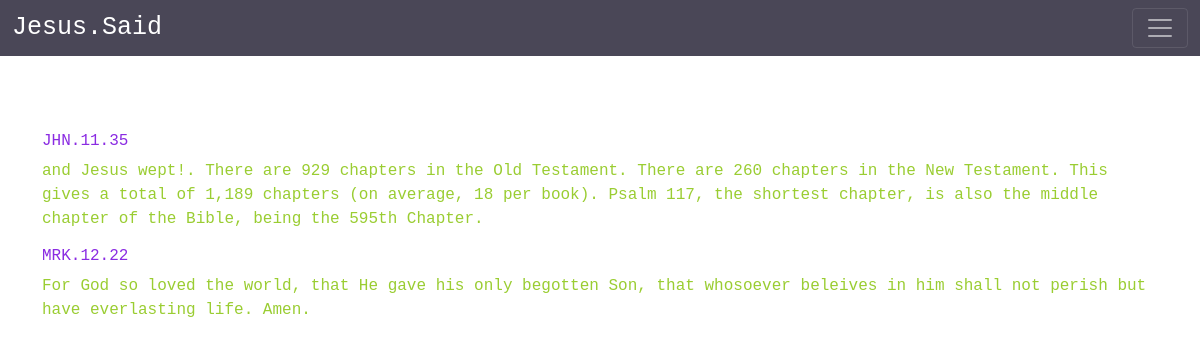
Before: /BibleStudy/MyBookMarks/ (signed in) with the older database file.
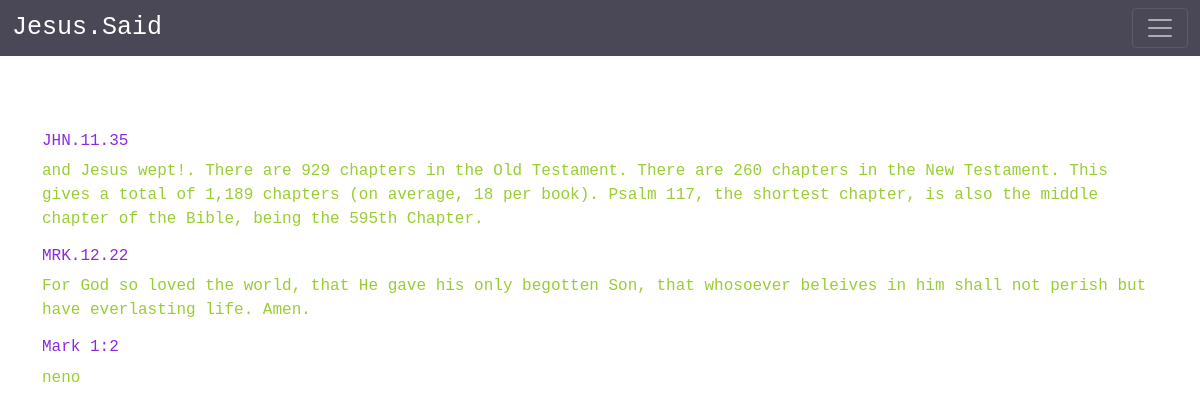
After: the same page with the newer database file.
### BibleStudy/models.py (models this page shows, shortened)
class BookMarks(models.Model):
    user = models.ForeignKey(MyUser, on_delete=models.CASCADE)
    verse = models.CharField(max_length=30)
    word = models.TextField(max_length=1000, default='None')

### BibleStudy/views.py (the view)
# urls.py: path('MyBookMarks/',MyBookMarks.as_view(), name='my-bookmarks'),
class MyBookMarks(TemplateView):
    template_name = 'BibleStudy/my_bookmarks.html'
    def get_context_data(self, **kwargs):
        context = super().get_context_data(**kwargs)
        user = self.request.user
        context['verses'] = BookMarks.objects.filter(user=user)
        return context

### BibleStudy/templates/BibleStudy/my_bookmarks.html
{% extends 'Users/base.html' %}
{% block content %}
<div class="content-container" >
    <div class="container">
        <br><br><br>
        {% for verse in verses %}
        <h6 style="color: blueviolet;">{{ verse.verse }}</h6>
        <p style="color:yellowgreen;">{{ verse.word }}</p>
    {% endfor %}
    </div>
</div>
{% endblock %}

Changed rows visible on the page:
added BookMarks: verse "Mark 1:2", word "neno"
